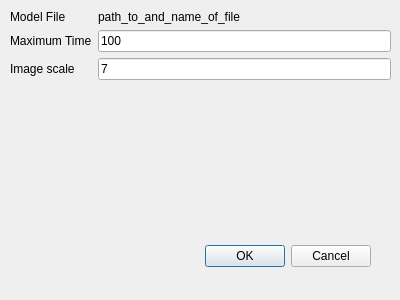
<?xml version="1.0" encoding="UTF-8"?>
<ui version="4.0">
 <class>STDDialogController</class>
 <widget class="QDialog" name="STDDialogController">
  <property name="geometry">
   <rect>
    <x>0</x>
    <y>0</y>
    <width>400</width>
    <height>300</height>
   </rect>
  </property>
  <property name="windowTitle">
   <string>STD Configurations</string>
  </property>
  <property name="windowIcon">
   <iconset resource="GUIResources.qrc">
    <normaloff>:/resources/resources/introduction1.png</normaloff>:/resources/resources/introduction1.png</iconset>
  </property>
  <property name="locale">
   <locale language="English" country="UnitedStates"/>
  </property>
  <widget class="QDialogButtonBox" name="buttonBox">
   <property name="geometry">
    <rect>
     <x>30</x>
     <y>240</y>
     <width>341</width>
     <height>32</height>
    </rect>
   </property>
   <property name="orientation">
    <enum>Qt::Horizontal</enum>
   </property>
   <property name="standardButtons">
    <set>QDialogButtonBox::Cancel|QDialogButtonBox::Ok</set>
   </property>
  </widget>
  <widget class="QWidget" name="formLayoutWidget">
   <property name="geometry">
    <rect>
     <x>10</x>
     <y>10</y>
     <width>381</width>
     <height>221</height>
    </rect>
   </property>
   <layout class="QFormLayout" name="formLayout">
    <property name="fieldGrowthPolicy">
     <enum>QFormLayout::AllNonFixedFieldsGrow</enum>
    </property>
    <item row="2" column="0">
     <widget class="QLabel" name="labelMaxTime">
      <property name="enabled">
       <bool>true</bool>
      </property>
      <property name="text">
       <string>Maximum Time</string>
      </property>
     </widget>
    </item>
    <item row="2" column="1">
     <widget class="QLineEdit" name="lineEditMaxTime">
      <property name="enabled">
       <bool>true</bool>
      </property>
      <property name="text">
       <string>100</string>
      </property>
     </widget>
    </item>
    <item row="1" column="0">
     <widget class="QLabel" name="labelModelFile">
      <property name="text">
       <string>Model File</string>
      </property>
     </widget>
    </item>
    <item row="1" column="1">
     <widget class="QLabel" name="labelPathToFile">
      <property name="text">
       <string>path_to_and_name_of_file</string>
      </property>
     </widget>
    </item>
    <item row="3" column="0">
     <widget class="QLabel" name="labelImageScale">
      <property name="enabled">
       <bool>true</bool>
      </property>
      <property name="text">
       <string>Image scale</string>
      </property>
     </widget>
    </item>
    <item row="3" column="1">
     <widget class="QLineEdit" name="lineEditImageScale">
      <property name="enabled">
       <bool>true</bool>
      </property>
      <property name="text">
       <string>7</string>
      </property>
     </widget>
    </item>
   </layout>
  </widget>
 </widget>
 <tabstops>
  <tabstop>lineEditMaxTime</tabstop>
  <tabstop>lineEditImageScale</tabstop>
  <tabstop>buttonBox</tabstop>
 </tabstops>
 <resources>
  <include location="GUIResources.qrc"/>
 </resources>
 <connections>
  <connection>
   <sender>buttonBox</sender>
   <signal>accepted()</signal>
   <receiver>STDDialogController</receiver>
   <slot>accept()</slot>
   <hints>
    <hint type="sourcelabel">
     <x>248</x>
     <y>254</y>
    </hint>
    <hint type="destinationlabel">
     <x>157</x>
     <y>274</y>
    </hint>
   </hints>
  </connection>
  <connection>
   <sender>buttonBox</sender>
   <signal>rejected()</signal>
   <receiver>STDDialogController</receiver>
   <slot>reject()</slot>
   <hints>
    <hint type="sourcelabel">
     <x>316</x>
     <y>260</y>
    </hint>
    <hint type="destinationlabel">
     <x>286</x>
     <y>274</y>
    </hint>
   </hints>
  </connection>
 </connections>
</ui>
